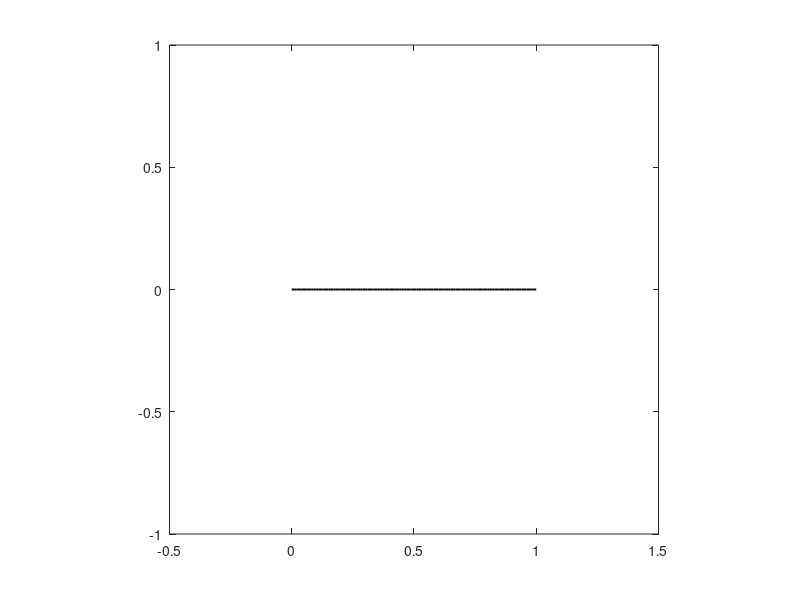

Source code (MATLAB): (Note: this script raises an error after producing the figure.)
clear
clc
close all
%% Parameters
x =(0:0.01:1);
t =(0:0.1:5);
y = zeros(length(t),length(x));
amp = 0.20;
%% Deformation
for j=1:length(t)
    for i=1:length(x)
        xlabel = (x(i)-x(1))/max(x);
        y(j,i) = amp*(cos(pi/2*xlabel)-1)*sin(2*pi/5*t(j));
    end
end
%% Plot
% a=plot(x,y(5,:),'k','LineWidth',1.4);
% axis equal
% axis([-0.5 1.5 -1 1])
% [A, map] = rgb2ind(frame2im(getframe),256);
% imwrite(A,map,'1.gif','LoopCount',65535,'DelayTime',0.1)

for k=1:length(t)
    a=plot(x,y(k,:),'k','LineWidth',1.4);
    axis equal
    axis([-0.5 1.5 -1 1])
    [A, map] = rgb2ind(frame2im(getframe),256);
    if k==1
        imwrite(A,map,'.\Scripts\1D.gif','LoopCount',Inf,'DelayTime',0.05)
    else
        imwrite(A,map,'.\Scripts\1D.gif','WriteMode','append','DelayTime',0.05)
    end
end
pause(1.0)
close all